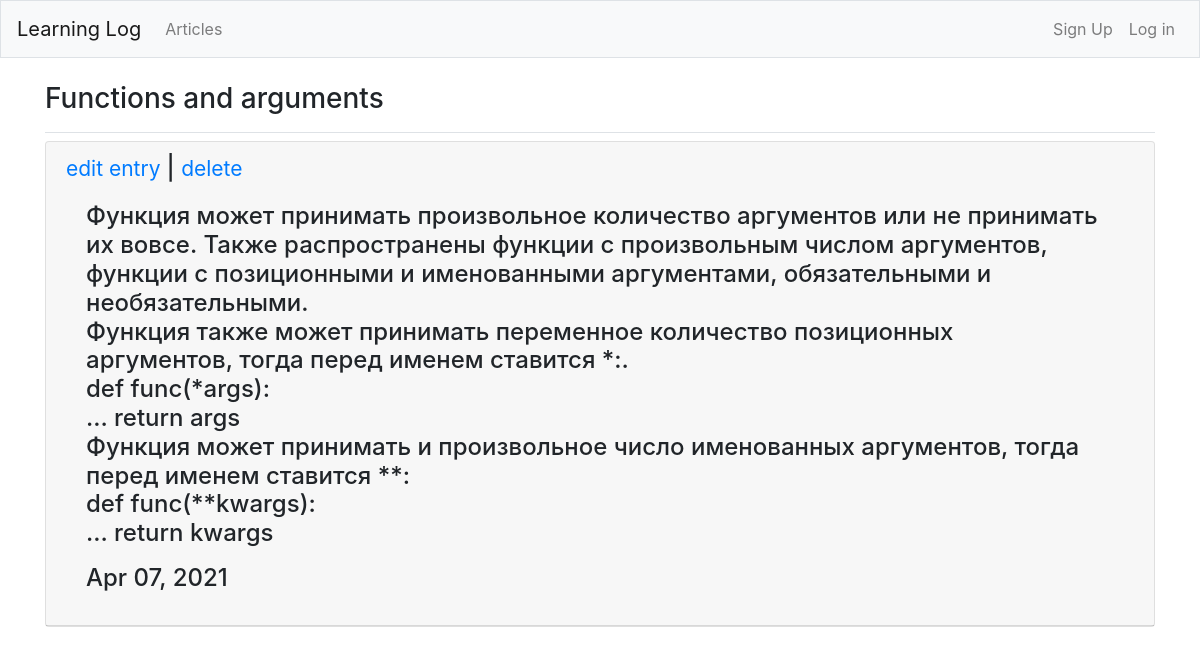
/articles/entry_detail/50/, run on the app's committed database.
### articles/models.py (models this page shows, shortened)
class Entry(models.Model):
    article = models.ForeignKey(Article, on_delete=models.CASCADE, related_name='entries')
    title = models.CharField(max_length=255)
    body = models.TextField()
    date = models.DateTimeField(auto_now_add=True)
    author = models.ForeignKey(get_user_model(), on_delete=models.CASCADE,)
    publish = models.DateTimeField(default=timezone.now)
    class Meta:
        ordering = ('-publish',)
        verbose_name_plural = 'Entries'

### articles/views.py (the view)
# urls.py: path('entry_detail/<int:pk>/', EntryDetailView.as_view(), name='entry_detail'),
class EntryDetailView(DetailView):
    model = Entry
    template_name = 'entry_detail.html'

### templates/entry_detail.html (shortened to what this page needs)
{% extends 'base.html' %}
{% load bootstrap4 %}
{% block page_header %}
    <h3>{{ object.title }}</h3>
{% endblock page_header %}
{% block content %}
            <div class="card mb-3">
                <h4 class="card-header">
                    <small><a href="{% url 'entry_edit' entry.pk %}">
                        edit entry
                    </a></small> |
                    <small><a href="{% url 'entry_delete' entry.pk %}">
                        delete
                    </a></small>
                <div class="card-body">
                    {{ object.body|linebreaks }}
                    {{ object.date|date:'M d, Y' }}
                </div>
            </div>
{% endblock %}

### data on the page
Entry: title "Functions and arguments", body "Функция может принимать произвольное количество аргументов или не принимать их вовсе. Также распространены функции с произвольным числом аргументов, функции с позиционными и именованными аргументами, обязательными и необязательными. Функция также может принимать переменное количество позиционных аргументов, тогда перед именем ставится *:. def func(*args): ... return args Функция может принимать и произвольное число именованных аргументов, тогда перед именем ставится **: def func(**kwargs): ... return kwargs", date "Apr 07, 2021"
